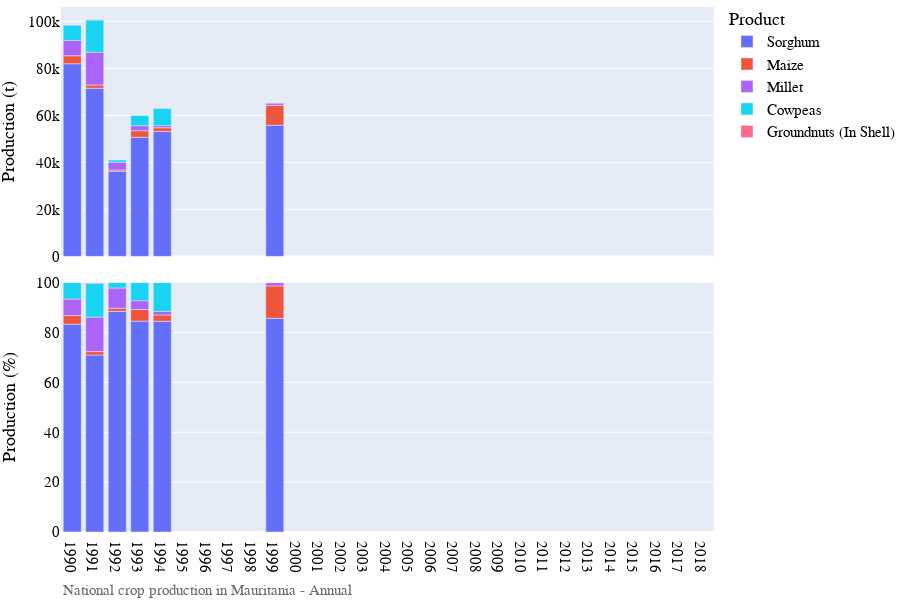
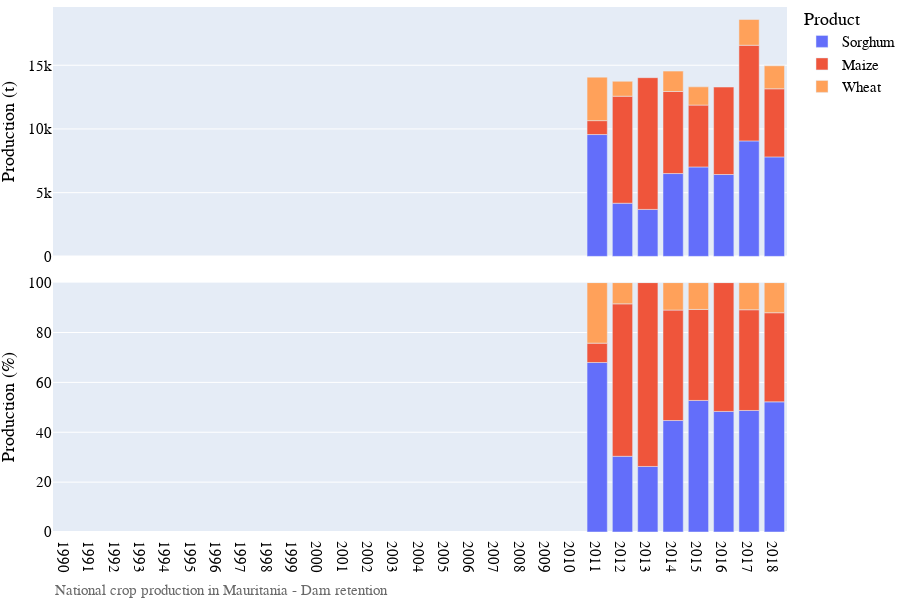
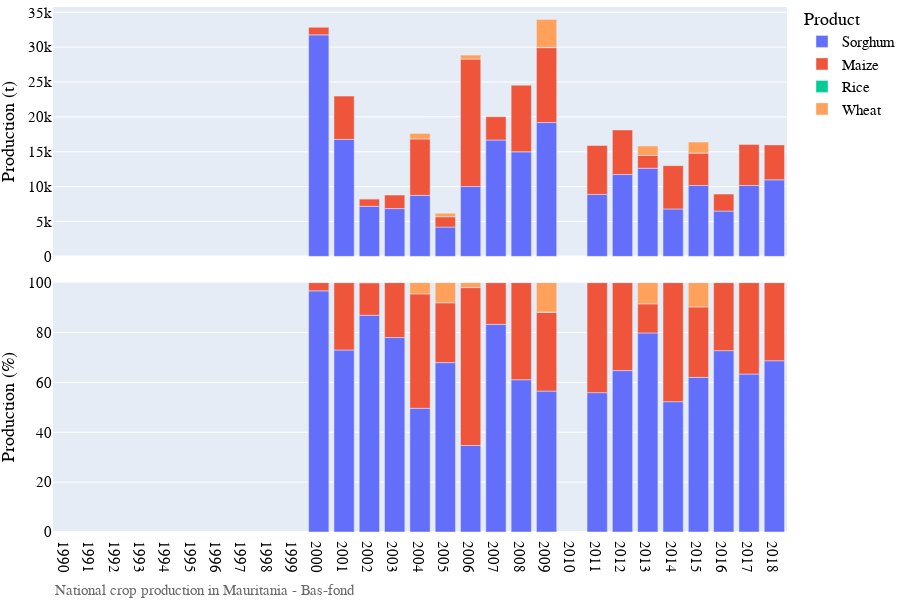
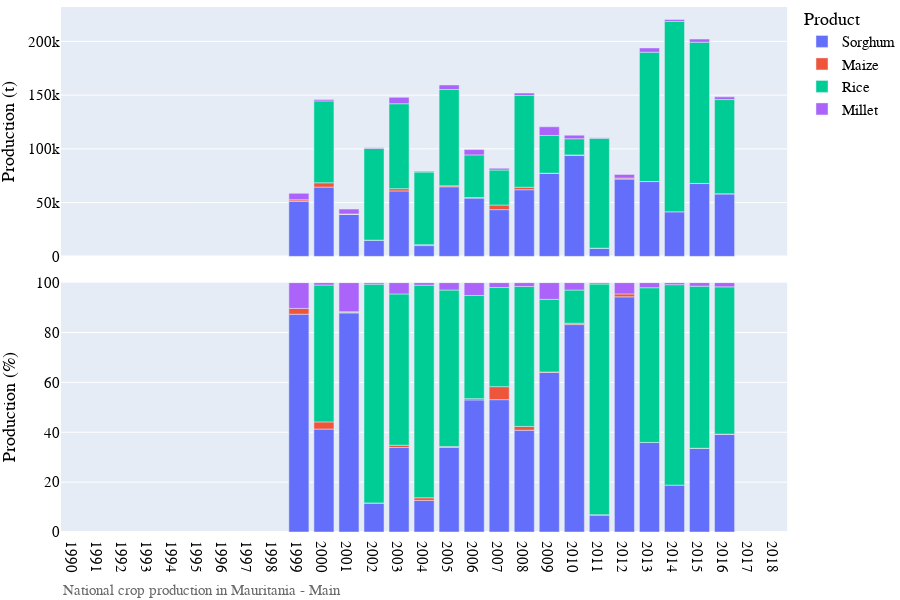

The cell these charts' notebook holds for them, in order:
### Markdown cell above
## Visualization of production data

### Code cell
# Bar chart of national grain production
country_iso, country_name = 'MR', 'Mauritania'
df = pd.read_csv('../data/crop/adm_crop_production_%s.csv' % country_iso, index_col=0)
df['year'] = df['harvest_year']
year = [df['year'].min(), df['year'].max()]
product_order = ['Sorghum','Maize','Rice','Millet','Wheat']
for season_name in ['Annual', 'Dam retention', 'Bas-fond', 'Main', 'Walo', 'Hot off-season', 'Cold off-season']:
    footnote = 'National crop production in %s - %s' % (country_name, season_name)
    fn_save = '../figures/%s_bar_natgrainprod_%s.png' % (country_iso, season_name)
    sub = df[df['season_name'] == season_name]
    fig = PlotBarProduction(sub, year, product_order, footnote, fn_save)
    fig.show()

### Figure 1 — Plotly figure (JSON) as saved in the notebook; plotly's stock layout.template omitted (floating-point values rounded to 4 significant figures)
{"data": [{"alignmentgroup": "True", "hovertemplate": "product=Sorghum<br>season_name=Annual<br>type=orig_unit<br>year=%{x}<br>value=%{y}<extra></extra>", "legendgroup": "Sorghum", "marker": {"color": "#636efa", "pattern": {"shape": ""}}, "name": "Sorghum", "offsetgroup": "Sorghum", "orientation": "v", "showlegend": true, "textposition": "auto", "type": "bar", "x": [1990, 1991, 1992, 1993, 1994, 1999], "xaxis": "x2", "y": [81960.0, 71533, 36252, 50694, 53140, 55805], "yaxis": "y2"}, {"alignmentgroup": "True", "hovertemplate": "product=Sorghum<br>season_name=Annual<br>type=percent<br>year=%{x}<br>value=%{y}<extra></extra>", "legendgroup": "Sorghum", "marker": {"color": "#636efa", "pattern": {"shape": ""}}, "name": "Sorghum", "offsetgroup": "Sorghum", "orientation": "v", "showlegend": false, "textposition": "auto", "type": "bar", "x": [1990, 1991, 1992, 1993, 1994, 1999], "xaxis": "x", "y": [83.32, 70.97, 88.48, 84.57, 84.51, 85.68], "yaxis": "y"}, {"alignmentgroup": "True", "hovertemplate": "product=Maize<br>season_name=Annual<br>type=orig_unit<br>year=%{x}<br>value=%{y}<extra></extra>", "legendgroup": "Maize", "marker": {"color": "#EF553B", "pattern": {"shape": ""}}, "name": "Maize", "offsetgroup": "Maize", "orientation": "v", "showlegend": true, "textposition": "auto", "type": "bar", "x": [1990, 1991, 1992, 1993, 1994, 1999], "xaxis": "x2", "y": [3407.0, 1375, 513, 2775, 1585, 8476], "yaxis": "y2"}, {"alignmentgroup": "True", "hovertemplate": "product=Maize<br>season_name=Annual<br>type=percent<br>year=%{x}<br>value=%{y}<extra></extra>", "legendgroup": "Maize", "marker": {"color": "#EF553B", "pattern": {"shape": ""}}, "name": "Maize", "offsetgroup": "Maize", "orientation": "v", "showlegend": false, "textposition": "auto", "type": "bar", "x": [1990, 1991, 1992, 1993, 1994, 1999], "xaxis": "x", "y": [3.464, 1.364, 1.252, 4.629, 2.521, 13.01], "yaxis": "y"}, {"alignmentgroup": "True", "hovertemplate": "product=Millet<br>season_name=Annual<br>type=orig_unit<br>year=%{x}<br>value=%{y}<extra></extra>", "legendgroup": "Millet", "marker": {"color": "#ab63fa", "pattern": {"shape": ""}}, "name": "Millet", "offsetgroup": "Millet", "orientation": "v", "showlegend": true, "textposition": "auto", "type": "bar", "x": [1990, 1991, 1992, 1993, 1994, 1999], "xaxis": "x2", "y": [6507, 13922, 3324, 2130, 895, 848], "yaxis": "y2"}, {"alignmentgroup": "True", "hovertemplate": "product=Millet<br>season_name=Annual<br>type=percent<br>year=%{x}<br>value=%{y}<extra></extra>", "legendgroup": "Millet", "marker": {"color": "#ab63fa", "pattern": {"shape": ""}}, "name": "Millet", "offsetgroup": "Millet", "orientation": "v", "showlegend": false, "textposition": "auto", "type": "bar", "x": [1990, 1991, 1992, 1993, 1994, 1999], "xaxis": "x", "y": [6.616, 13.81, 8.113, 3.553, 1.423, 1.302], "yaxis": "y"}, {"alignmentgroup": "True", "hovertemplate": "product=Cowpeas<br>season_name=Annual<br>type=orig_unit<br>year=%{x}<br>value=%{y}<extra></extra>", "legendgroup": "Cowpeas", "marker": {"color": "#19d3f3", "pattern": {"shape": ""}}, "name": "Cowpeas", "offsetgroup": "Cowpeas", "orientation": "v", "showlegend": true, "textposition": "auto", "type": "bar", "x": [1990, 1991, 1992, 1993, 1994], "xaxis": "x2", "y": [6488, 13731, 882.6, 4344.0, 7259], "yaxis": "y2"}, {"alignmentgroup": "True", "hovertemplate": "product=Cowpeas<br>season_name=Annual<br>type=percent<br>year=%{x}<br>value=%{y}<extra></extra>", "legendgroup": "Cowpeas", "marker": {"color": "#19d3f3", "pattern": {"shape": ""}}, "name": "Cowpeas", "offsetgroup": "Cowpeas", "orientation": "v", "showlegend": false, "textposition": "auto", "type": "bar", "x": [1990, 1991, 1992, 1993, 1994], "xaxis": "x", "y": [6.596, 13.62, 2.154, 7.246, 11.54], "yaxis": "y"}, {"alignmentgroup": "True", "hovertemplate": "product=Groundnuts (In Shell)<br>season_name=Annual<br>type=orig_unit<br>year=%{x}<br>value=%{y}<extra></extra>", "legendgroup": "Groundnuts (In Shell)", "marker": {"color": "#FF6692", "pattern": {"shape": ""}}, "name": "Groundnuts (In Shell)", "offsetgroup": "Groundnuts (In Shell)", "orientation": "v", "showlegend": true, "textposition": "auto", "type": "bar", "x": [1991], "xaxis": "x2", "y": [228], "yaxis": "y2"}, {"alignmentgroup": "True", "hovertemplate": "product=Groundnuts (In Shell)<br>season_name=Annual<br>type=percent<br>year=%{x}<br>value=%{y}<extra></extra>", "legendgroup": "Groundnuts (In Shell)", "marker": {"color": "#FF6692", "pattern": {"shape": ""}}, "name": "Groundnuts (In Shell)", "offsetgroup": "Groundnuts (In Shell)", "orientation": "v", "showlegend": false, "textposition": "auto", "type": "bar", "x": [1991], "xaxis": "x", "y": [0.2262], "yaxis": "y"}], "layout": {"annotations": [{"showarrow": false, "text": "", "textangle": 90, "x": 0.98, "xanchor": "left", "xref": "paper", "y": 0.2375, "yanchor": "middle", "yref": "paper"}, {"showarrow": false, "text": "", "textangle": 90, "x": 0.98, "xanchor": "left", "xref": "paper", "y": 0.7625, "yanchor": "middle", "yref": "paper"}, {"align": "left", "font": {"color": "dimgrey", "family": "arial", "size": 15}, "showarrow": false, "text": "National crop production in Mauritania - Annual", "x": 0, "xref": "paper", "y": -0.13, "yref": "paper"}], "barmode": "relative", "font": {"color": "black", "family": "arial", "size": 15}, "height": 600, "legend": {"title": {"text": "Product"}, "tracegroupgap": 0, "x": 1, "y": 1.01}, "margin": {"b": 0, "l": 0, "r": 0, "t": 0}, "width": 900, "xaxis": {"anchor": "y", "domain": [0, 0.98], "dtick": 1, "range": [1990.0, 2018.0], "title": {"text": ""}}, "xaxis2": {"anchor": "y2", "domain": [0, 0.98], "matches": "x", "showticklabels": false}, "yaxis": {"anchor": "x", "domain": [0, 0.475], "range": [0, 100], "title": {"text": "Production (%)"}}, "yaxis2": {"anchor": "x2", "domain": [0.525, 1], "title": {"text": "Production (t)"}}}}

### Figure 2 — Plotly figure (JSON) as saved in the notebook; plotly's stock layout.template omitted (floating-point values rounded to 4 significant figures)
{"data": [{"alignmentgroup": "True", "hovertemplate": "product=Sorghum<br>season_name=Dam retention<br>type=orig_unit<br>year=%{x}<br>value=%{y}<extra></extra>", "legendgroup": "Sorghum", "marker": {"color": "#636efa", "pattern": {"shape": ""}}, "name": "Sorghum", "offsetgroup": "Sorghum", "orientation": "v", "showlegend": true, "textposition": "auto", "type": "bar", "x": [2011, 2012, 2013, 2014, 2015, 2016, 2017, 2018], "xaxis": "x2", "y": [9562, 4172, 3685.0, 6500.0, 7019, 6425.0, 9061, 7807.0], "yaxis": "y2"}, {"alignmentgroup": "True", "hovertemplate": "product=Sorghum<br>season_name=Dam retention<br>type=percent<br>year=%{x}<br>value=%{y}<extra></extra>", "legendgroup": "Sorghum", "marker": {"color": "#636efa", "pattern": {"shape": ""}}, "name": "Sorghum", "offsetgroup": "Sorghum", "orientation": "v", "showlegend": false, "textposition": "auto", "type": "bar", "x": [2011, 2012, 2013, 2014, 2015, 2016, 2017, 2018], "xaxis": "x", "y": [67.97, 30.36, 26.28, 44.7, 52.75, 48.35, 48.73, 52.19], "yaxis": "y"}, {"alignmentgroup": "True", "hovertemplate": "product=Maize<br>season_name=Dam retention<br>type=orig_unit<br>year=%{x}<br>value=%{y}<extra></extra>", "legendgroup": "Maize", "marker": {"color": "#EF553B", "pattern": {"shape": ""}}, "name": "Maize", "offsetgroup": "Maize", "orientation": "v", "showlegend": true, "textposition": "auto", "type": "bar", "x": [2011, 2012, 2013, 2014, 2015, 2016, 2017, 2018], "xaxis": "x2", "y": [1091, 8400, 10340.0, 6440.0, 4855, 6865.0, 7509, 5346.0], "yaxis": "y2"}, {"alignmentgroup": "True", "hovertemplate": "product=Maize<br>season_name=Dam retention<br>type=percent<br>year=%{x}<br>value=%{y}<extra></extra>", "legendgroup": "Maize", "marker": {"color": "#EF553B", "pattern": {"shape": ""}}, "name": "Maize", "offsetgroup": "Maize", "orientation": "v", "showlegend": false, "textposition": "auto", "type": "bar", "x": [2011, 2012, 2013, 2014, 2015, 2016, 2017, 2018], "xaxis": "x", "y": [7.756, 61.13, 73.72, 44.29, 36.49, 51.65, 40.39, 35.74], "yaxis": "y"}, {"alignmentgroup": "True", "hovertemplate": "product=Wheat<br>season_name=Dam retention<br>type=orig_unit<br>year=%{x}<br>value=%{y}<extra></extra>", "legendgroup": "Wheat", "marker": {"color": "#FFA15A", "pattern": {"shape": ""}}, "name": "Wheat", "offsetgroup": "Wheat", "orientation": "v", "showlegend": true, "textposition": "auto", "type": "bar", "x": [2011, 2012, 2014, 2015, 2017, 2018], "xaxis": "x2", "y": [3414, 1169, 1600, 1431, 2023, 1806.0], "yaxis": "y2"}, {"alignmentgroup": "True", "hovertemplate": "product=Wheat<br>season_name=Dam retention<br>type=percent<br>year=%{x}<br>value=%{y}<extra></extra>", "legendgroup": "Wheat", "marker": {"color": "#FFA15A", "pattern": {"shape": ""}}, "name": "Wheat", "offsetgroup": "Wheat", "orientation": "v", "showlegend": false, "textposition": "auto", "type": "bar", "x": [2011, 2012, 2014, 2015, 2017, 2018], "xaxis": "x", "y": [24.27, 8.507, 11.0, 10.76, 10.88, 12.07], "yaxis": "y"}], "layout": {"annotations": [{"showarrow": false, "text": "", "textangle": 90, "x": 0.98, "xanchor": "left", "xref": "paper", "y": 0.2375, "yanchor": "middle", "yref": "paper"}, {"showarrow": false, "text": "", "textangle": 90, "x": 0.98, "xanchor": "left", "xref": "paper", "y": 0.7625, "yanchor": "middle", "yref": "paper"}, {"align": "left", "font": {"color": "dimgrey", "family": "arial", "size": 15}, "showarrow": false, "text": "National crop production in Mauritania - Dam retention", "x": 0, "xref": "paper", "y": -0.13, "yref": "paper"}], "barmode": "relative", "font": {"color": "black", "family": "arial", "size": 15}, "height": 600, "legend": {"title": {"text": "Product"}, "tracegroupgap": 0, "x": 1, "y": 1.01}, "margin": {"b": 0, "l": 0, "r": 0, "t": 0}, "width": 900, "xaxis": {"anchor": "y", "domain": [0, 0.98], "dtick": 1, "range": [1990.0, 2018.0], "title": {"text": ""}}, "xaxis2": {"anchor": "y2", "domain": [0, 0.98], "matches": "x", "showticklabels": false}, "yaxis": {"anchor": "x", "domain": [0, 0.475], "range": [0, 100], "title": {"text": "Production (%)"}}, "yaxis2": {"anchor": "x2", "domain": [0.525, 1], "title": {"text": "Production (t)"}}}}

### Figure 3 — Plotly figure (JSON) as saved in the notebook; plotly's stock layout.template omitted (floating-point values rounded to 4 significant figures)
{"data": [{"alignmentgroup": "True", "hovertemplate": "product=Sorghum<br>season_name=Bas-fond<br>type=orig_unit<br>year=%{x}<br>value=%{y}<extra></extra>", "legendgroup": "Sorghum", "marker": {"color": "#636efa", "pattern": {"shape": ""}}, "name": "Sorghum", "offsetgroup": "Sorghum", "orientation": "v", "showlegend": true, "textposition": "auto", "type": "bar", "x": [2000, 2001, 2002, 2003, 2004, 2005, 2006, 2007, 2008, 2009, 2011, 2012, 2013, 2014, 2015, 2016, 2017, 2018], "xaxis": "x2", "y": [31757, 16768, 7177, 6852, 8746, 4201, 10012, 16678, 14990, 19190.0, 8883, 11733, 12634, 6800, 10167, 6495.0, 10170, 10970.0], "yaxis": "y2"}, {"alignmentgroup": "True", "hovertemplate": "product=Sorghum<br>season_name=Bas-fond<br>type=percent<br>year=%{x}<br>value=%{y}<extra></extra>", "legendgroup": "Sorghum", "marker": {"color": "#636efa", "pattern": {"shape": ""}}, "name": "Sorghum", "offsetgroup": "Sorghum", "orientation": "v", "showlegend": false, "textposition": "auto", "type": "bar", "x": [2000, 2001, 2002, 2003, 2004, 2005, 2006, 2007, 2008, 2009, 2011, 2012, 2013, 2014, 2015, 2016, 2017, 2018], "xaxis": "x", "y": [96.71, 72.98, 86.92, 77.97, 49.61, 67.92, 34.7, 83.27, 61.06, 56.49, 55.89, 64.72, 79.83, 52.27, 62.01, 72.73, 63.34, 68.67], "yaxis": "y"}, {"alignmentgroup": "True", "hovertemplate": "product=Maize<br>season_name=Bas-fond<br>type=orig_unit<br>year=%{x}<br>value=%{y}<extra></extra>", "legendgroup": "Maize", "marker": {"color": "#EF553B", "pattern": {"shape": ""}}, "name": "Maize", "offsetgroup": "Maize", "orientation": "v", "showlegend": true, "textposition": "auto", "type": "bar", "x": [2000, 2001, 2002, 2003, 2004, 2005, 2006, 2007, 2008, 2009, 2011, 2012, 2013, 2014, 2015, 2016, 2017, 2018], "xaxis": "x2", "y": [1081, 6208, 1077, 1936, 8086, 1484, 18271, 3352, 9558, 10740.0, 7011, 6396, 1847, 6209.0, 4629, 2435.0, 5886, 5007.0], "yaxis": "y2"}, {"alignmentgroup": "True", "hovertemplate": "product=Maize<br>season_name=Bas-fond<br>type=percent<br>year=%{x}<br>value=%{y}<extra></extra>", "legendgroup": "Maize", "marker": {"color": "#EF553B", "pattern": {"shape": ""}}, "name": "Maize", "offsetgroup": "Maize", "orientation": "v", "showlegend": false, "textposition": "auto", "type": "bar", "x": [2000, 2001, 2002, 2003, 2004, 2005, 2006, 2007, 2008, 2009, 2011, 2012, 2013, 2014, 2015, 2016, 2017, 2018], "xaxis": "x", "y": [3.292, 27.02, 13.04, 22.03, 45.87, 23.99, 63.32, 16.73, 38.94, 31.61, 44.11, 35.28, 11.67, 47.73, 28.23, 27.27, 36.66, 31.33], "yaxis": "y"}, {"alignmentgroup": "True", "hovertemplate": "product=Rice<br>season_name=Bas-fond<br>type=orig_unit<br>year=%{x}<br>value=%{y}<extra></extra>", "legendgroup": "Rice", "marker": {"color": "#00cc96", "pattern": {"shape": ""}}, "name": "Rice", "offsetgroup": "Rice", "orientation": "v", "showlegend": true, "textposition": "auto", "type": "bar", "x": [2009], "xaxis": "x2", "y": [40], "yaxis": "y2"}, {"alignmentgroup": "True", "hovertemplate": "product=Rice<br>season_name=Bas-fond<br>type=percent<br>year=%{x}<br>value=%{y}<extra></extra>", "legendgroup": "Rice", "marker": {"color": "#00cc96", "pattern": {"shape": ""}}, "name": "Rice", "offsetgroup": "Rice", "orientation": "v", "showlegend": false, "textposition": "auto", "type": "bar", "x": [2009], "xaxis": "x", "y": [0.1178], "yaxis": "y"}, {"alignmentgroup": "True", "hovertemplate": "product=Wheat<br>season_name=Bas-fond<br>type=orig_unit<br>year=%{x}<br>value=%{y}<extra></extra>", "legendgroup": "Wheat", "marker": {"color": "#FFA15A", "pattern": {"shape": ""}}, "name": "Wheat", "offsetgroup": "Wheat", "orientation": "v", "showlegend": true, "textposition": "auto", "type": "bar", "x": [2002, 2004, 2005, 2006, 2009, 2013, 2015], "xaxis": "x2", "y": [3, 797, 500, 574, 4000, 1346, 1600], "yaxis": "y2"}, {"alignmentgroup": "True", "hovertemplate": "product=Wheat<br>season_name=Bas-fond<br>type=percent<br>year=%{x}<br>value=%{y}<extra></extra>", "legendgroup": "Wheat", "marker": {"color": "#FFA15A", "pattern": {"shape": ""}}, "name": "Wheat", "offsetgroup": "Wheat", "orientation": "v", "showlegend": false, "textposition": "auto", "type": "bar", "x": [2002, 2004, 2005, 2006, 2009, 2013, 2015], "xaxis": "x", "y": [0.03633, 4.521, 8.084, 1.989, 11.78, 8.504, 9.758], "yaxis": "y"}], "layout": {"annotations": [{"showarrow": false, "text": "", "textangle": 90, "x": 0.98, "xanchor": "left", "xref": "paper", "y": 0.2375, "yanchor": "middle", "yref": "paper"}, {"showarrow": false, "text": "", "textangle": 90, "x": 0.98, "xanchor": "left", "xref": "paper", "y": 0.7625, "yanchor": "middle", "yref": "paper"}, {"align": "left", "font": {"color": "dimgrey", "family": "arial", "size": 15}, "showarrow": false, "text": "National crop production in Mauritania - Bas-fond", "x": 0, "xref": "paper", "y": -0.13, "yref": "paper"}], "barmode": "relative", "font": {"color": "black", "family": "arial", "size": 15}, "height": 600, "legend": {"title": {"text": "Product"}, "tracegroupgap": 0, "x": 1, "y": 1.01}, "margin": {"b": 0, "l": 0, "r": 0, "t": 0}, "width": 900, "xaxis": {"anchor": "y", "domain": [0, 0.98], "dtick": 1, "range": [1990.0, 2018.0], "title": {"text": ""}}, "xaxis2": {"anchor": "y2", "domain": [0, 0.98], "matches": "x", "showticklabels": false}, "yaxis": {"anchor": "x", "domain": [0, 0.475], "range": [0, 100], "title": {"text": "Production (%)"}}, "yaxis2": {"anchor": "x2", "domain": [0.525, 1], "title": {"text": "Production (t)"}}}}

### Figure 4 — Plotly figure (JSON) as saved in the notebook; plotly's stock layout.template omitted (floating-point values rounded to 4 significant figures)
{"data": [{"alignmentgroup": "True", "hovertemplate": "product=Sorghum<br>season_name=Main<br>type=orig_unit<br>year=%{x}<br>value=%{y}<extra></extra>", "legendgroup": "Sorghum", "marker": {"color": "#636efa", "pattern": {"shape": ""}}, "name": "Sorghum", "offsetgroup": "Sorghum", "orientation": "v", "showlegend": true, "textposition": "auto", "type": "bar", "x": [1999, 2000, 2001, 2002, 2003, 2004, 2005, 2006, 2007, 2008, 2009, 2010, 2011, 2012, 2013, 2014, 2015, 2016], "xaxis": "x2", "y": [51233, 64452, 39219, 14985, 60892, 10033, 64744, 54207, 43482, 61990.0, 77155, 93792, 7490, 71883, 69605, 41420.0, 67751, 58190.0], "yaxis": "y2"}, {"alignmentgroup": "True", "hovertemplate": "product=Sorghum<br>season_name=Main<br>type=percent<br>year=%{x}<br>value=%{y}<extra></extra>", "legendgroup": "Sorghum", "marker": {"color": "#636efa", "pattern": {"shape": ""}}, "name": "Sorghum", "offsetgroup": "Sorghum", "orientation": "v", "showlegend": false, "textposition": "auto", "type": "bar", "x": [1999, 2000, 2001, 2002, 2003, 2004, 2005, 2006, 2007, 2008, 2009, 2010, 2011, 2012, 2013, 2014, 2015, 2016], "xaxis": "x", "y": [87.34, 41.28, 87.85, 11.6, 33.88, 12.66, 33.88, 52.97, 53.07, 40.8, 64.01, 83.18, 6.782, 94.29, 35.9, 18.8, 33.52, 39.22], "yaxis": "y"}, {"alignmentgroup": "True", "hovertemplate": "product=Maize<br>season_name=Main<br>type=orig_unit<br>year=%{x}<br>value=%{y}<extra></extra>", "legendgroup": "Maize", "marker": {"color": "#EF553B", "pattern": {"shape": ""}}, "name": "Maize", "offsetgroup": "Maize", "orientation": "v", "showlegend": true, "textposition": "auto", "type": "bar", "x": [1999, 2000, 2001, 2002, 2003, 2004, 2005, 2006, 2007, 2008, 2009, 2010, 2011, 2012, 2013, 2015, 2016], "xaxis": "x2", "y": [1363, 3974, 108, 121, 2106, 851, 862, 487, 4276, 2318.0, 207, 606, 146, 900, 17, 135, 59.13], "yaxis": "y2"}, {"alignmentgroup": "True", "hovertemplate": "product=Maize<br>season_name=Main<br>type=percent<br>year=%{x}<br>value=%{y}<extra></extra>", "legendgroup": "Maize", "marker": {"color": "#EF553B", "pattern": {"shape": ""}}, "name": "Maize", "offsetgroup": "Maize", "orientation": "v", "showlegend": false, "textposition": "auto", "type": "bar", "x": [1999, 2000, 2001, 2002, 2003, 2004, 2005, 2006, 2007, 2008, 2009, 2010, 2011, 2012, 2013, 2015, 2016], "xaxis": "x", "y": [2.324, 2.862, 0.2749, 0.07972, 0.9288, 1.074, 0.37, 0.5073, 5.219, 1.525, 0.1717, 0.5374, 0.1322, 1.181, 0.008769, 0.06679, 0.03985], "yaxis": "y"}, {"alignmentgroup": "True", "hovertemplate": "product=Rice<br>season_name=Main<br>type=orig_unit<br>year=%{x}<br>value=%{y}<extra></extra>", "legendgroup": "Rice", "marker": {"color": "#00cc96", "pattern": {"shape": ""}}, "name": "Rice", "offsetgroup": "Rice", "orientation": "v", "showlegend": true, "textposition": "auto", "type": "bar", "x": [2000, 2001, 2002, 2003, 2004, 2005, 2006, 2007, 2008, 2009, 2010, 2011, 2013, 2014, 2015, 2016], "xaxis": "x2", "y": [76200, 79, 85272, 78999, 67533, 89600, 39703, 32576, 85300.0, 35090, 15015, 102186, 120292, 177100.0, 131370, 87600.0], "yaxis": "y2"}, {"alignmentgroup": "True", "hovertemplate": "product=Rice<br>season_name=Main<br>type=percent<br>year=%{x}<br>value=%{y}<extra></extra>", "legendgroup": "Rice", "marker": {"color": "#00cc96", "pattern": {"shape": ""}}, "name": "Rice", "offsetgroup": "Rice", "orientation": "v", "showlegend": false, "textposition": "auto", "type": "bar", "x": [2000, 2001, 2002, 2003, 2004, 2005, 2006, 2007, 2008, 2009, 2010, 2011, 2013, 2014, 2015, 2016], "xaxis": "x", "y": [54.88, 0.2011, 87.72, 60.66, 85.23, 62.79, 41.36, 39.76, 56.14, 29.11, 13.32, 92.53, 62.05, 80.38, 65.0, 59.04], "yaxis": "y"}, {"alignmentgroup": "True", "hovertemplate": "product=Millet<br>season_name=Main<br>type=orig_unit<br>year=%{x}<br>value=%{y}<extra></extra>", "legendgroup": "Millet", "marker": {"color": "#ab63fa", "pattern": {"shape": ""}}, "name": "Millet", "offsetgroup": "Millet", "orientation": "v", "showlegend": true, "textposition": "auto", "type": "bar", "x": [1999, 2000, 2001, 2002, 2003, 2004, 2005, 2006, 2007, 2008, 2009, 2010, 2011, 2012, 2013, 2014, 2015, 2016], "xaxis": "x2", "y": [6063, 1351, 4587, 586, 5902, 823, 4221, 4955, 1601, 2318.0, 8081, 3343, 611, 3450.0, 3950, 1824.0, 2863, 2525.0], "yaxis": "y2"}, {"alignmentgroup": "True", "hovertemplate": "product=Millet<br>season_name=Main<br>type=percent<br>year=%{x}<br>value=%{y}<extra></extra>", "legendgroup": "Millet", "marker": {"color": "#ab63fa", "pattern": {"shape": ""}}, "name": "Millet", "offsetgroup": "Millet", "orientation": "v", "showlegend": false, "textposition": "auto", "type": "bar", "x": [1999, 2000, 2001, 2002, 2003, 2004, 2005, 2006, 2007, 2008, 2009, 2010, 2011, 2012, 2013, 2014, 2015, 2016], "xaxis": "x", "y": [10.34, 0.973, 11.67, 0.6028, 4.532, 1.039, 2.958, 5.162, 1.954, 1.525, 6.704, 2.965, 0.5533, 4.526, 2.038, 0.8279, 1.416, 1.701], "yaxis": "y"}], "layout": {"annotations": [{"showarrow": false, "text": "", "textangle": 90, "x": 0.98, "xanchor": "left", "xref": "paper", "y": 0.2375, "yanchor": "middle", "yref": "paper"}, {"showarrow": false, "text": "", "textangle": 90, "x": 0.98, "xanchor": "left", "xref": "paper", "y": 0.7625, "yanchor": "middle", "yref": "paper"}, {"align": "left", "font": {"color": "dimgrey", "family": "arial", "size": 15}, "showarrow": false, "text": "National crop production in Mauritania - Main", "x": 0, "xref": "paper", "y": -0.13, "yref": "paper"}], "barmode": "relative", "font": {"color": "black", "family": "arial", "size": 15}, "height": 600, "legend": {"title": {"text": "Product"}, "tracegroupgap": 0, "x": 1, "y": 1.01}, "margin": {"b": 0, "l": 0, "r": 0, "t": 0}, "width": 900, "xaxis": {"anchor": "y", "domain": [0, 0.98], "dtick": 1, "range": [1990.0, 2018.0], "title": {"text": ""}}, "xaxis2": {"anchor": "y2", "domain": [0, 0.98], "matches": "x", "showticklabels": false}, "yaxis": {"anchor": "x", "domain": [0, 0.475], "range": [0, 100], "title": {"text": "Production (%)"}}, "yaxis2": {"anchor": "x2", "domain": [0.525, 1], "title": {"text": "Production (t)"}}}}
